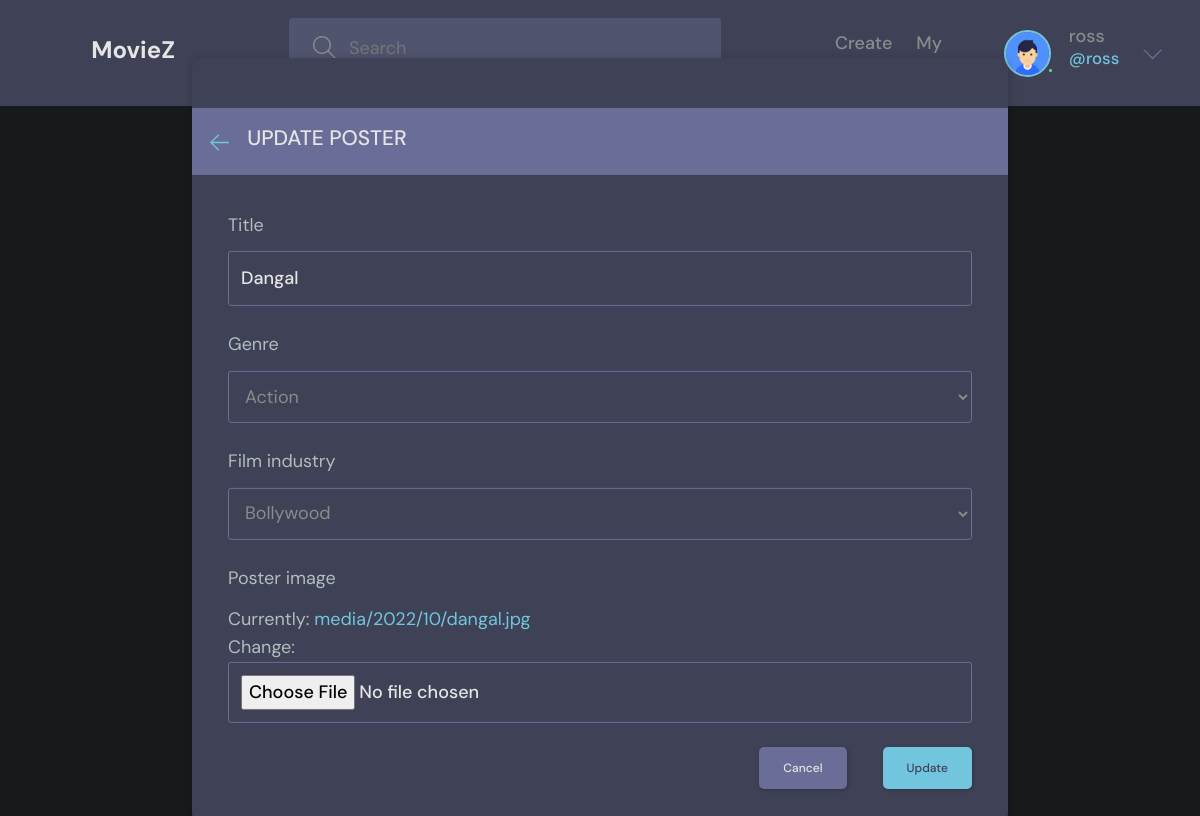
The app's page /update-poster/22/ (signed in) with its own data.
### accounts/models.py (models this page shows, shortened)
class User(AbstractUser):
    ROLE_CHOICES = [
        ('member', 'Member'),
        ('admin', 'Admin')
    ]
    username=models.CharField(max_length=30)
    email = models.EmailField(unique=True, null=True)
    role = models.CharField(max_length= 30, choices = ROLE_CHOICES, default='member')
    photo = models.ImageField(upload_to='profile/%Y', null=True,blank=True, default='default.png')
    bio = models.TextField(null=True,blank=True)
    USERNAME_FIELD = 'email'
    REQUIRED_FIELDS = ['username']

### base/models.py (models this page shows, shortened)
class MoviePoster(models.Model):
    GENRE_CHOICES = [
        ('Action', 'Action'),
        ('Comedy', 'Comedy'),
        ('Drama', 'Drama'),
        ('Horror', 'Horror'),
        ('Romance', 'Romance'),
        ('Thriller', 'Thriller'),
        ('Sports', 'Sports'),
        ('Adventure', 'Adventure'),
    ]
    FILM_INDUSTRY_CHOICES = [
        ('Bollywood',"Bollywood"),
        ('Hollywood','Hollywood'),
        ('Tollywood','Tollywood'),
        ('Webseries','Webseries'),
    ]
    member = models.ManyToManyField(User, blank=True)
    author = models.ForeignKey(User, null= True, on_delete = models.SET_NULL,related_name="author",)
    title = models.CharField(max_length = 200, null=True)
    genre = models.CharField(max_length = 30, choices = GENRE_CHOICES, blank = True, null = True)
    film_industry = models.CharField(max_length = 30, choices = FILM_INDUSTRY_CHOICES, null=True, blank = True)
    poster_image = models.ImageField(upload_to = 'media/%Y/%m/')
    created_at = models.DateTimeField(auto_now_add = True)
    updated_at = models.DateTimeField(auto_now = True)
    class Meta:
        ordering = ['-created_at']

### base/views.py (the view, shortened to what this page needs)
# urls.py: path('update-poster/<str:id>/', views.updatePoster, name="update-poster"),
@login_required(login_url="login")
def updatePoster(request,id):
    poster = MoviePoster.objects.get(pk=id)
    form = PosterForm(instance=poster)
    data={
        'form':form,
        'poster':poster,
    }
    return render(request,'base/update-poster.html',data)

### base/forms.py
class PosterForm(ModelForm):
    class Meta:
        model = MoviePoster
        fields = '__all__'
        exclude = ['author','member']

### templates/base/update-poster.html (shortened to what this page needs)
{% extends 'main.html' %}
{% block content %}
<main class="update-account layout">
    <div class="container" >
        <div class="layout__box">
            <div class="layout__boxHeader" style="margin-top:50px;">
                <div class="layout__boxTitle">
                    <a href="{% url 'posters' %}">
                        <svg version="1.1" xmlns="http://www.w3.org/2000/svg" width="32" height="32"
                            viewBox="0 0 32 32">
                            <title>arrow-left</title>
                            <path
                                d="M13.723 2.286l-13.723 13.714 13.719 13.714 1.616-1.611-10.96-10.96h27.625v-2.286h-27.625l10.965-10.965-1.616-1.607z">
                            </path>
                        </svg>
                    </a>
                    <h3>Update Poster</h3>
                </div>
            </div>
            <div class="layout__body">
                <form class="form" action="{% url 'update-poster' poster.id %}" method="POST" enctype="multipart/form-data">
        {% for field in form %}
          <div class="form__group">
            <label for="{{field.label}}">{{field.label}}</label>
            {{field}}
          </div>
          {% endfor %}
                    <div class="form__action">
                        <a class="btn btn--dark" href="{% url 'posters' %}">Cancel</a>
                        <button class="btn btn--main" type="submit">Update</button>
                    </div>
                </form>
            </div>
        </div>
    </div>
</main>
{% endblock content %}

### templates/inc/header.html (shortened to what this page needs)
{% load static %}
<header class="header header--loggedIn">
    <div class="container">
      <a href="/" class="header__logo">
        <h1>MovieZ</h1>
      </a>
      {% if user.is_authenticated %}
      <form class="header__search" action="{% url 'posters' %}" method="GET">
        <label>
          <input name='q' placeholder="Search " />
        </label>
      </form>
      {% endif %}
      <nav class="header__menu">
        {% if request.user.is_authenticated %}
        <div class="header__user">
          <a href="{% url 'create-poster' %}" style="margin-top:15px">
            <p>Create Poster</p>
          </a>
          <a href="{% url 'posters' %}" style="margin-top:15px">
            <p>My Posters</p>
          </a>
          <a href="{% url 'user-profile' user.id %}">
            <div class="avatar avatar--medium active">
              <img src="{{user.photo.url}}" />
            </div>
            <p>{{user.username}}<span>@{{user.username}}</span></p>
          </a>
          <button class="dropdown-button">
            <svg version="1.1" xmlns="http://www.w3.org/2000/svg" width="32" height="32" viewBox="0 0 32 32">
              <title>chevron-down</title>
              <path d="M16 21l-13-13h-3l16 16 16-16h-3l-13 13z"></path>
            </svg>
          </button>
        </div>
        {% else %}
        <a href="{% url 'login' %}">
          <img src="{% static 'images/avatar.svg' %}" />
          <p>Login</p>
        </a>
        {% endif %}
      </nav>
    </div>
  </header>

### moviez/static/css/base.css (style rules this page uses)
:root { --primary: #232730; --secondary: #3a3e45; --white: #888787; --accent: #e56237; }
body { background-color: var(--primary); color: #fff; }
a { color: #fff; }
h2, h3 { color: var(--accent); }
main { overflow: hidden; }

### records on screen
User: photo (placeholder picture), username "ross"
MoviePoster: form "Dangal" "Action" "Bollywood"

### other values on screen
{{ field.label }} "Title" "Genre" "Film industry" "Poster image"
